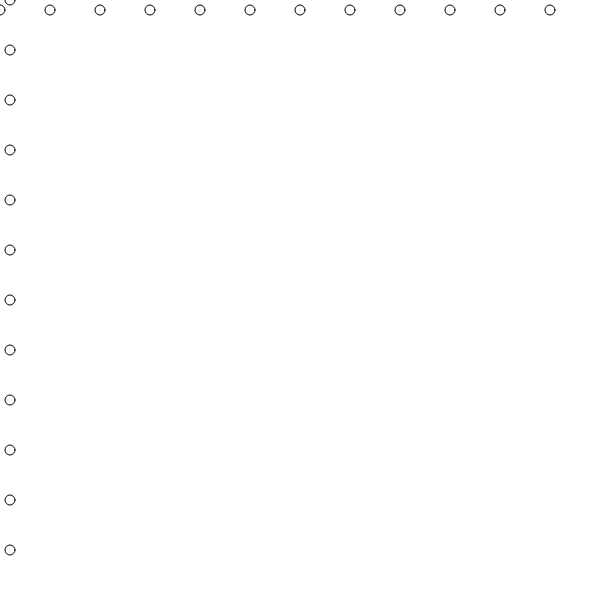
Frame 1 (no input)
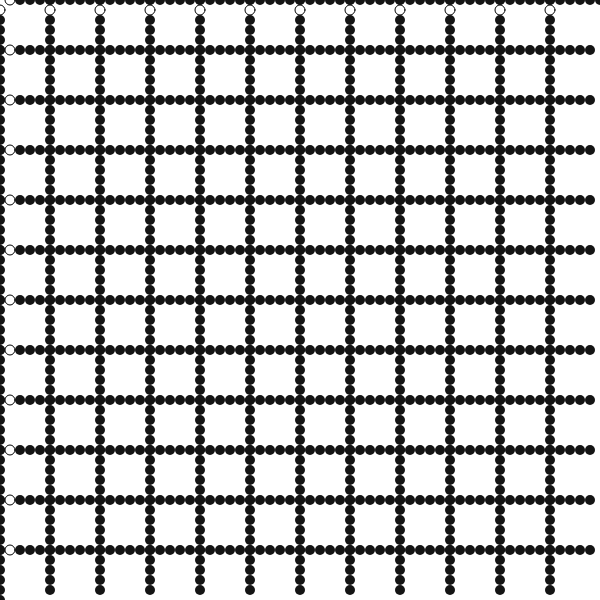
Frame 60 (no input)
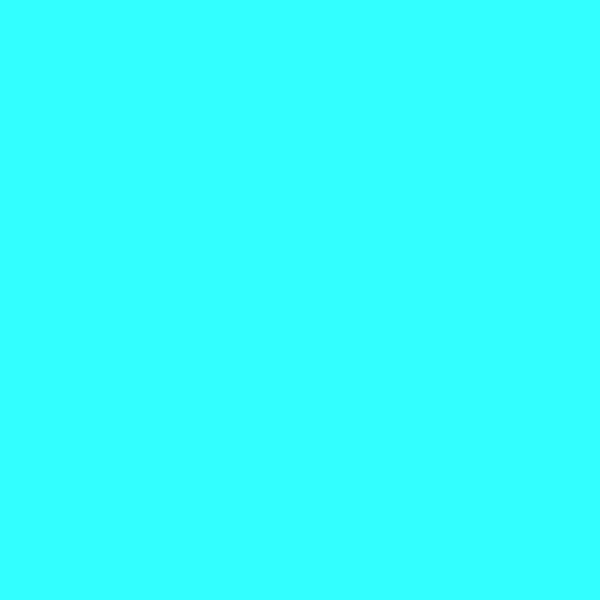
Frame 120 (the mouse pressed at the canvas centre since frame 60)

The p5.js sketch that drew these frames (run headless with seeded random() and noise() and a simulated clock; from frame 60 on, the mouse is pressed at the canvas centre):

// p5.js sketch
// ── sketch.js
function setup() {
  createCanvas(600, 600);
  xPos = 0
  yPos = 0
  
}

function draw() {
  // background(200);
   yPos = yPos + 10
for (a = 0; a<height; a +=50){
 
  
   ellipse( a, yPos, 10, 10);
    if (yPos >= 600){
    yPos = 0;
  }
}
  
  xPos = xPos + 10
  for (b =0; b<width; b += 50){
    
    ellipse (xPos, b, 10, 10)
    if (xPos >= 600){
      xPos = 0
    }
  }
  for (x = 0; x< width; x += 20){
    for ( y =0; y < height; y += 20){
      //    fill(300);
      // ellipse (x, y, 10, 10);
     noStroke();
    fill(50, 600, 500);
     // rect(x, 0, mouseX, 600); 
     //  rect(0, y, 600, mouseY);
      rect (x, y, mouseX, mouseY);
      fill(20);
//        ellipse(mouseX -x, y, 10, 10);
      
   
  
    }
      
  }
 

  
}
